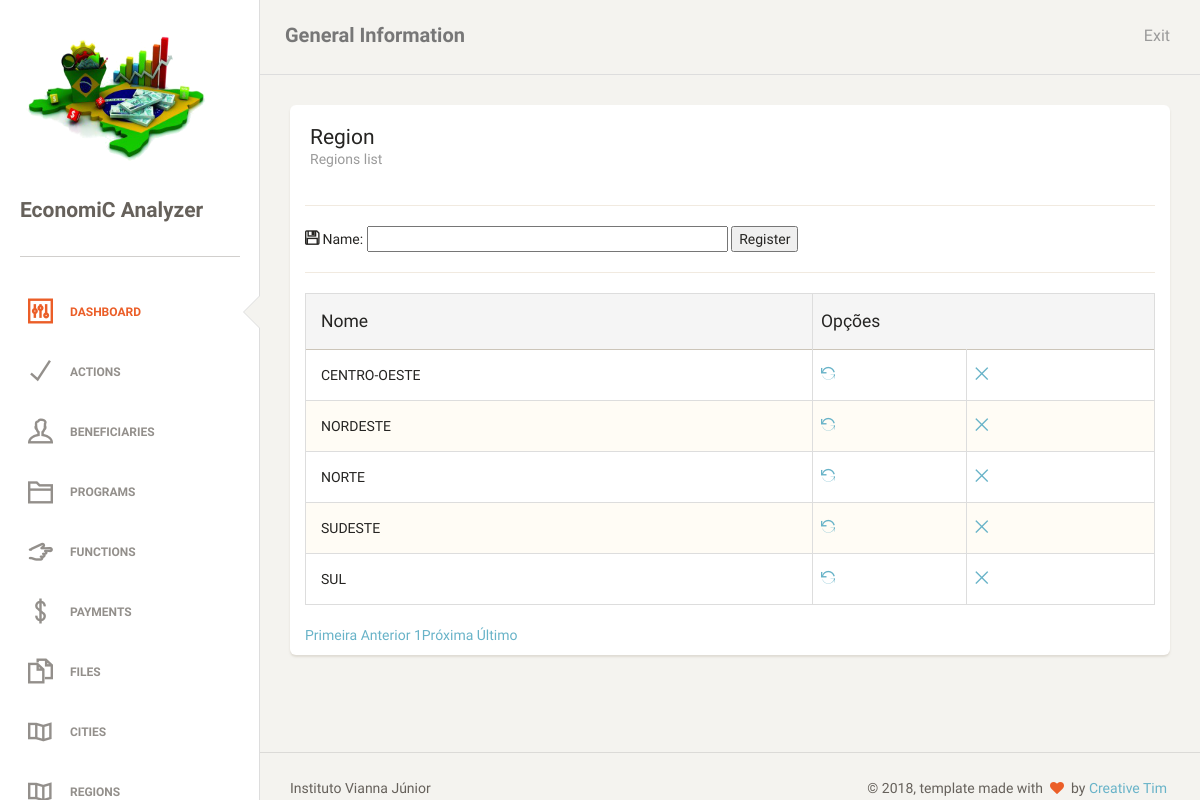
The app's page /regions.php (signed in) with its own data.
### tables this page shows
CREATE TABLE `tb_region` (
  `id_region` int(11) NOT NULL AUTO_INCREMENT,
  `str_name_region` varchar(12) DEFAULT NULL,
  PRIMARY KEY (`id_region`),
  UNIQUE KEY `str_name_region_UNIQUE` (`str_name_region`)
);

### db/regionDAO.php (the view, shortened to what this page needs)
<?php
require_once "db/conexao.php";
class regionDAO
{
    public function tabelaPaginada()
    {
        global $pdo;
        $endereco = $_SERVER ['PHP_SELF'];
        $pagina_atual = (isset($_GET['page']) && is_numeric($_GET['page'])) ? $_GET['page'] : 1;
        $linha_inicial = ($pagina_atual - 1) * QTDE_REGISTROS;
        $sql = "SELECT id_region, str_name_region FROM tb_region LIMIT {$linha_inicial}, " . QTDE_REGISTROS;
        $statement = $pdo->prepare($sql);
        $statement->execute();
        $dados = $statement->fetchAll(PDO::FETCH_OBJ);
        $sqlContador = "SELECT COUNT(*) AS total_registros FROM tb_region";
        $statement = $pdo->prepare($sqlContador);
        $statement->execute();
        $valor = $statement->fetch(PDO::FETCH_OBJ);
        $primeira_pagina = 1;
        $ultima_pagina = ceil($valor->total_registros / QTDE_REGISTROS);
        $pagina_anterior = ($pagina_atual > 1) ? $pagina_atual - 1 : 0;
        $proxima_pagina = ($pagina_atual < $ultima_pagina) ? $pagina_atual + 1 : 0;
        $range_inicial = (($pagina_atual - RANGE_PAGINAS) >= 1) ? $pagina_atual - RANGE_PAGINAS : 1;
        $range_final = (($pagina_atual + RANGE_PAGINAS) <= $ultima_pagina) ? $pagina_atual + RANGE_PAGINAS : $ultima_pagina;
        $exibir_botao_inicio = ($range_inicial < $pagina_atual) ? 'mostrar' : 'esconder';
        $exibir_botao_final = ($range_final > $pagina_atual) ? 'mostrar' : 'esconder';
        if (!empty($dados)):
            echo "
     <table class='table table-striped table-bordered'>
     <thead>
       <tr class='active'>
        <th>Nome</th>
        <th colspan='2'>Opções</th>
       </tr>
     </thead>
     <tbody>";
            foreach ($dados as $var):
                echo "<tr>
        <td>$var->str_name_region</td>
        <td><a href='?act=upd&idRegion=$var->id_region'><i class='ti-reload'></i></a></td>
        <td><a href='?act=del&idRegion=$var->id_region'><i class='ti-close'></i></a></td>
       </tr>";
            endforeach;
            echo "
</tbody>
     </table>
     <div class='box-paginacao'>
       <a class='box-navegacao  $exibir_botao_inicio' href='$endereco?page=$primeira_pagina' title='Primeira Página'>Primeira</a>
       <a class='box-navegacao $exibir_botao_inicio' href='$endereco?page=$pagina_anterior' title='Página Anterior'>Anterior</a>
";
            for ($i = $range_inicial; $i <= $range_final; $i++):
                $destaque = ($i == $pagina_atual) ? 'destaque' : '';
                echo "<a class='box-numero $destaque' href='$endereco?page=$i'>$i</a>";
            endfor;
            echo "<a class='box-navegacao $exibir_botao_final' href='$endereco?page=$proxima_pagina' title='Próxima Página'>Próxima</a>
       <a class='box-navegacao $exibir_botao_final' href='$endereco?page=$ultima_pagina' title='Última Página'>Último</a>
     </div>";
        else:
            echo "<p class='bg-danger'>Nenhum registro foi encontrado!</p>
     ";
        endif;
    }
}

### records on screen
tb_region: str_name_region "CENTRO-OESTE"
tb_region: str_name_region "NORDESTE"
tb_region: str_name_region "NORTE"
tb_region: str_name_region "SUDESTE"
tb_region: str_name_region "SUL"
